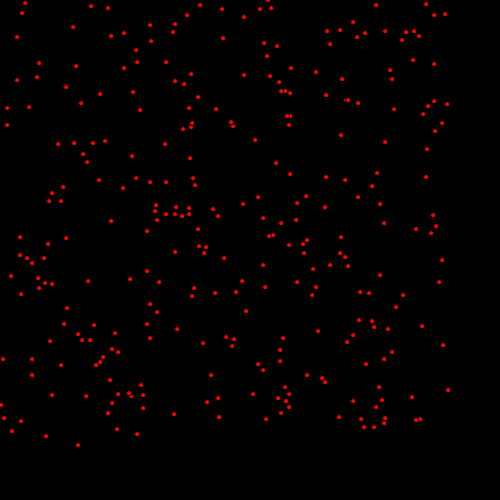
Frame 1 (no input)
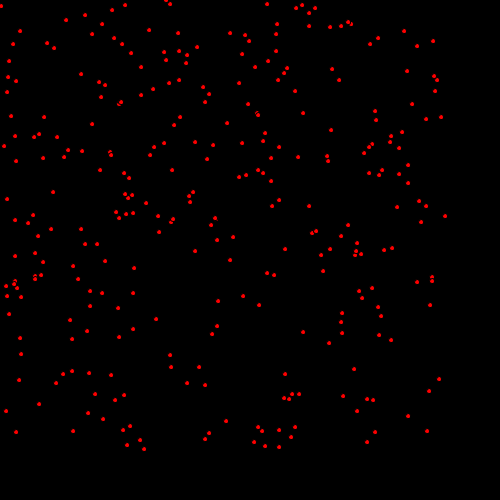
Frame 60 (the mouse pressed at the canvas centre just before this capture)
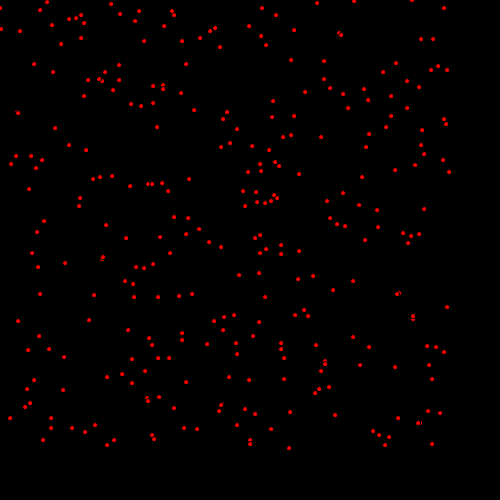
Frame 120 (the mouse held since frame 60 and released just before this capture)

The Processing sketch that drew these frames (run headless with seeded random() and noise(); from frame 60 on, the mouse is pressed at the canvas centre):

// Processing sketch: magic_worms
// ── magic_worms.pde
void setup(){
  
}
public void settings(){
size (500,500);

}
void draw(){
background (0,0,0);
for(int i = 0; i < 300; i++){
  fill(255,0,0);
   int x = (int)random(0,450); 
int y = (int)random(0,450);
ellipse(x,y,5,5);
};
}
  float frequency = .001;
    float noiseInterval = PI;

    void makeMagical() {
        fill( 0, 0, 0, 10 );
        rect(0, 0, width, height);
        noStroke();
    }

    float getWormX(int i) {
        return map(noise(i*noiseInterval + frameCount * frequency), 0, 1, 0, width);
    }

    float getWormY(int i) {
        return map(noise(i*noiseInterval+1 + frameCount * frequency), 0, 1, 0, height);
    }
